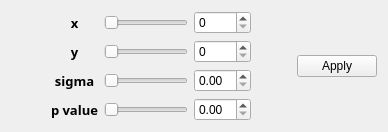
         <widget class="QWidget" name="tab_7">
          <attribute name="title">
           <string>7</string>
          </attribute>
          <layout class="QHBoxLayout" name="horizontalLayout_12">
           <item>
            <layout class="QGridLayout" name="gridLayout_5">
             <item row="1" column="0">
              <spacer name="horizontalSpacer_3">
               <property name="orientation">
                <enum>Qt::Orientation::Horizontal</enum>
               </property>
               <property name="sizeHint" stdset="0">
                <size>
                 <width>40</width>
                 <height>20</height>
                </size>
               </property>
              </spacer>
             </item>
             <item row="3" column="2">
              <widget class="QSlider" name="square_eye_p_slider">
               <property name="accessibleName">
                <string>p_value</string>
               </property>
               <property name="orientation">
                <enum>Qt::Orientation::Horizontal</enum>
               </property>
              </widget>
             </item>
             <item row="1" column="3">
              <widget class="QSpinBox" name="square_eye_y_spinbox">
               <property name="accessibleName">
                <string>y</string>
               </property>
              </widget>
             </item>
             <item row="2" column="3">
              <widget class="QDoubleSpinBox" name="square_eye_sigma_spinbox">
               <property name="accessibleName">
                <string>squareeye_sigma</string>
               </property>
              </widget>
             </item>
             <item row="1" column="2">
              <widget class="QSlider" name="square_eye_y_slider">
               <property name="accessibleName">
                <string>y</string>
               </property>
               <property name="orientation">
                <enum>Qt::Orientation::Horizontal</enum>
               </property>
              </widget>
             </item>
             <item row="0" column="0">
              <spacer name="horizontalSpacer_4">
               <property name="orientation">
                <enum>Qt::Orientation::Horizontal</enum>
               </property>
               <property name="sizeHint" stdset="0">
                <size>
                 <width>40</width>
                 <height>20</height>
                </size>
               </property>
              </spacer>
             </item>
             <item row="3" column="1">
              <widget class="QLabel" name="label_25">
               <property name="font">
                <font>
                 <family>Tw Cen MT</family>
                 <pointsize>10</pointsize>
                 <bold>true</bold>
                </font>
               </property>
               <property name="text">
                <string>p value</string>
               </property>
               <property name="alignment">
                <set>Qt::AlignmentFlag::AlignCenter</set>
               </property>
              </widget>
             </item>
             <item row="1" column="1">
              <widget class="QLabel" name="label_26">
               <property name="font">
                <font>
                 <family>Tw Cen MT</family>
                 <pointsize>10</pointsize>
                 <bold>true</bold>
                </font>
               </property>
               <property name="text">
                <string>y</string>
               </property>
               <property name="alignment">
                <set>Qt::AlignmentFlag::AlignCenter</set>
               </property>
              </widget>
             </item>
             <item row="2" column="2">
              <widget class="QSlider" name="square_eye_sigma_slider">
               <property name="accessibleName">
                <string>squareeye_sigma</string>
               </property>
               <property name="orientation">
                <enum>Qt::Orientation::Horizontal</enum>
               </property>
              </widget>
             </item>
             <item row="3" column="0">
              <spacer name="horizontalSpacer_6">
               <property name="orientation">
                <enum>Qt::Orientation::Horizontal</enum>
               </property>
               <property name="sizeHint" stdset="0">
                <size>
                 <width>40</width>
                 <height>20</height>
                </size>
               </property>
              </spacer>
             </item>
             <item row="3" column="3">
              <widget class="QDoubleSpinBox" name="square_eye_p_spinbox">
               <property name="accessibleName">
                <string>p_value</string>
               </property>
              </widget>
             </item>
             <item row="0" column="3">
              <widget class="QSpinBox" name="square_eye_x_spinbox">
               <property name="accessibleName">
                <string>x</string>
               </property>
              </widget>
             </item>
             <item row="0" column="1">
              <widget class="QLabel" name="label_24">
               <property name="font">
                <font>
                 <family>Tw Cen MT</family>
                 <pointsize>10</pointsize>
                 <bold>true</bold>
                </font>
               </property>
               <property name="text">
                <string>x</string>
               </property>
               <property name="alignment">
                <set>Qt::AlignmentFlag::AlignCenter</set>
               </property>
              </widget>
             </item>
             <item row="2" column="0">
              <spacer name="horizontalSpacer_5">
               <property name="orientation">
                <enum>Qt::Orientation::Horizontal</enum>
               </property>
               <property name="sizeHint" stdset="0">
                <size>
                 <width>40</width>
                 <height>20</height>
                </size>
               </property>
              </spacer>
             </item>
             <item row="2" column="1">
              <widget class="QLabel" name="label_23">
               <property name="font">
                <font>
                 <family>Tw Cen MT</family>
                 <pointsize>10</pointsize>
                 <bold>true</bold>
                </font>
               </property>
               <property name="text">
                <string>sigma</string>
               </property>
               <property name="alignment">
                <set>Qt::AlignmentFlag::AlignCenter</set>
               </property>
              </widget>
             </item>
             <item row="0" column="2">
              <widget class="QSlider" name="square_eye_x_slider">
               <property name="sizePolicy">
                <sizepolicy hsizetype="Expanding" vsizetype="Fixed">
                 <horstretch>100</horstretch>
                 <verstretch>0</verstretch>
                </sizepolicy>
               </property>
               <property name="accessibleName">
                <string>x</string>
               </property>
               <property name="orientation">
                <enum>Qt::Orientation::Horizontal</enum>
               </property>
              </widget>
             </item>
             <item row="2" column="4">
              <spacer name="horizontalSpacer_37">
               <property name="orientation">
                <enum>Qt::Orientation::Horizontal</enum>
               </property>
               <property name="sizeHint" stdset="0">
                <size>
                 <width>40</width>
                 <height>20</height>
                </size>
               </property>
              </spacer>
             </item>
             <item row="1" column="4">
              <spacer name="horizontalSpacer_38">
               <property name="orientation">
                <enum>Qt::Orientation::Horizontal</enum>
               </property>
               <property name="sizeHint" stdset="0">
                <size>
                 <width>40</width>
                 <height>20</height>
                </size>
               </property>
              </spacer>
             </item>
             <item row="0" column="4">
              <spacer name="horizontalSpacer_39">
               <property name="orientation">
                <enum>Qt::Orientation::Horizontal</enum>
               </property>
               <property name="sizeHint" stdset="0">
                <size>
                 <width>40</width>
                 <height>20</height>
                </size>
               </property>
              </spacer>
             </item>
             <item row="3" column="4">
              <spacer name="horizontalSpacer_40">
               <property name="orientation">
                <enum>Qt::Orientation::Horizontal</enum>
               </property>
               <property name="sizeHint" stdset="0">
                <size>
                 <width>40</width>
                 <height>20</height>
                </size>
               </property>
              </spacer>
             </item>
            </layout>
           </item>
           <item>
            <widget class="QPushButton" name="square_eye_apply_button">
             <property name="toolTip">
              <string>&lt;html&gt;&lt;head/&gt;&lt;body&gt;&lt;p&gt;Apply this effect permanently! You can click undo button to roll back to the previous state.&lt;/p&gt;&lt;/body&gt;&lt;/html&gt;</string>
             </property>
             <property name="accessibleName">
              <string>tab_button</string>
             </property>
             <property name="text">
              <string>Apply</string>
             </property>
            </widget>
           </item>
          </layout>
         </widget>
